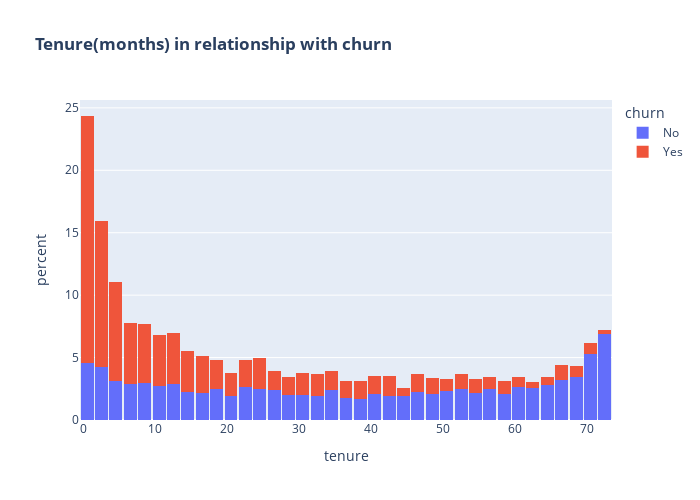

Notebook cell for this chart:
### Code cell
make_histogram('tenure', 'churn', 'Tenure(months) in relationship with churn', 'stack')

### Figure 1 — Plotly figure (JSON) as saved in the notebook; plotly's stock layout.template omitted (floating-point values rounded to 4 significant figures; data arrays with more than 128 entries replaced by an {"elided": "..."} marker saying what was removed)
{"data": [{"bingroup": "x", "histnorm": "percent", "hovertemplate": "churn=No<br>tenure=%{x}<br>percent=%{y}<extra></extra>", "legendgroup": "No", "marker": {"color": "#636efa", "pattern": {"shape": ""}}, "name": "No", "orientation": "v", "showlegend": true, "x": {"elided": "5164 int values"}, "xaxis": "x", "yaxis": "y", "type": "histogram"}, {"bingroup": "x", "histnorm": "percent", "hovertemplate": "churn=Yes<br>tenure=%{x}<br>percent=%{y}<extra></extra>", "legendgroup": "Yes", "marker": {"color": "#EF553B", "pattern": {"shape": ""}}, "name": "Yes", "orientation": "v", "showlegend": true, "x": {"elided": "1857 int values"}, "xaxis": "x", "yaxis": "y", "type": "histogram"}], "layout": {"xaxis": {"anchor": "y", "domain": [0, 1], "title": {"text": "tenure"}}, "yaxis": {"anchor": "x", "domain": [0, 1], "title": {"text": "percent"}}, "legend": {"title": {"text": "churn"}, "tracegroupgap": 0}, "title": {"text": "<b>Tenure(months) in relationship with churn<b>"}, "barmode": "stack", "width": 700, "height": 500, "bargap": 0.1}}
